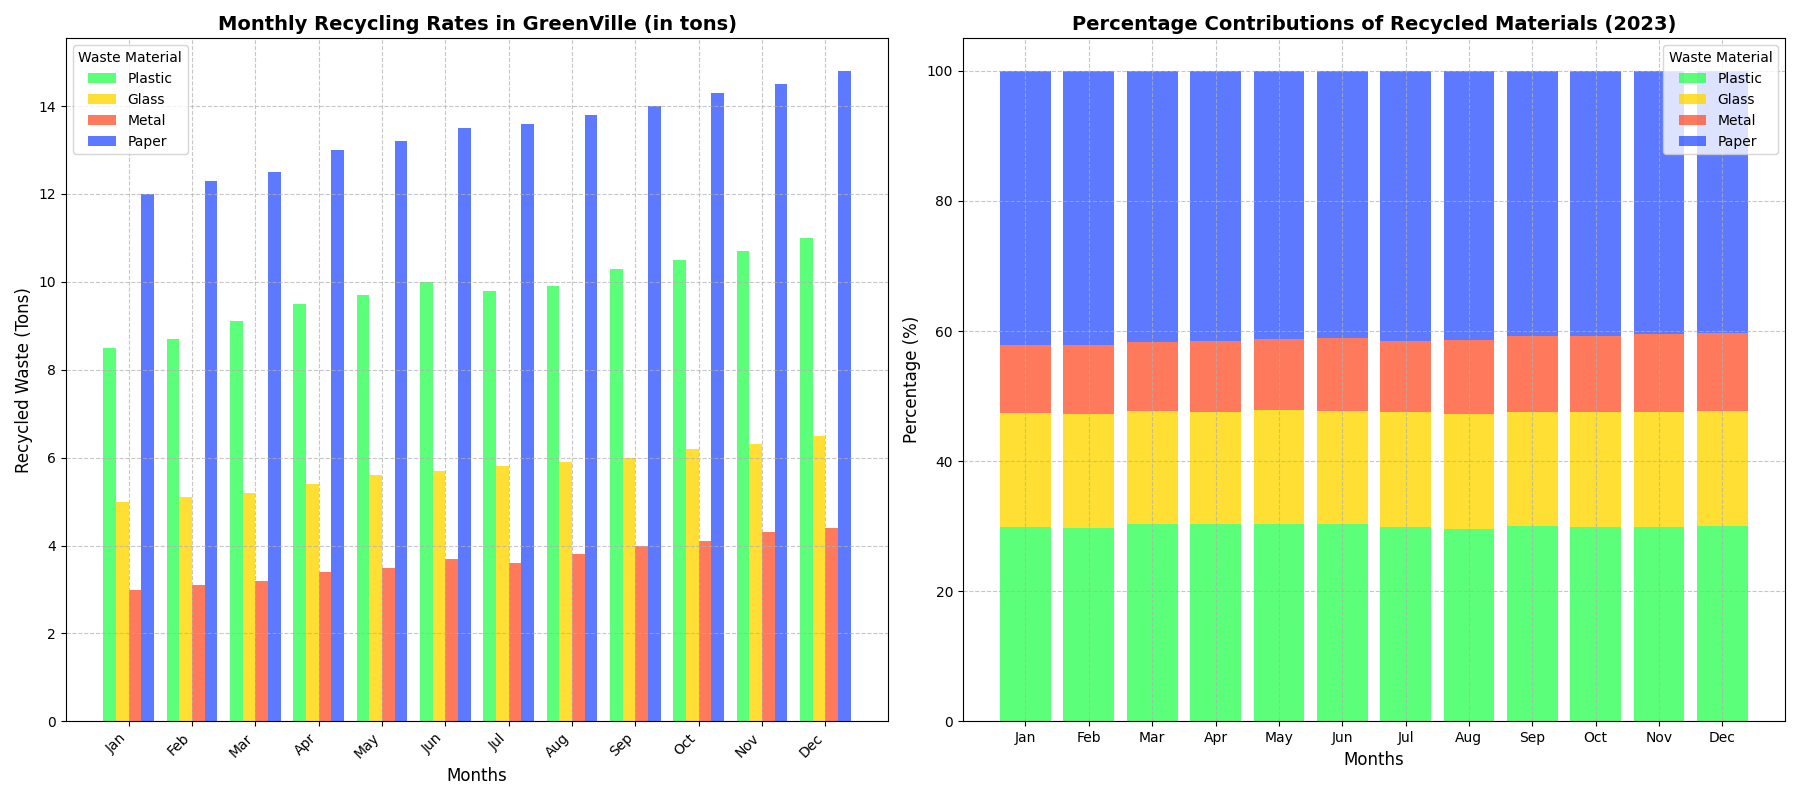

Source code (Python):
import matplotlib.pyplot as plt
import numpy as np

# Define months
months = ["Jan", "Feb", "Mar", "Apr", "May", "Jun", "Jul", "Aug", "Sep", "Oct", "Nov", "Dec"]

# Data for recycling rates (in tons)
plastic_recycling = [8.5, 8.7, 9.1, 9.5, 9.7, 10.0, 9.8, 9.9, 10.3, 10.5, 10.7, 11.0]
glass_recycling = [5.0, 5.1, 5.2, 5.4, 5.6, 5.7, 5.8, 5.9, 6.0, 6.2, 6.3, 6.5]
metal_recycling = [3.0, 3.1, 3.2, 3.4, 3.5, 3.7, 3.6, 3.8, 4.0, 4.1, 4.3, 4.4]
paper_recycling = [12.0, 12.3, 12.5, 13.0, 13.2, 13.5, 13.6, 13.8, 14.0, 14.3, 14.5, 14.8]

# Total waste recycling for checking progress
total_recycling = np.array(plastic_recycling) + np.array(glass_recycling) + np.array(metal_recycling) + np.array(paper_recycling)

# Calculate the percentage contribution of each material
plastic_percentage = (np.array(plastic_recycling) / total_recycling) * 100
glass_percentage = (np.array(glass_recycling) / total_recycling) * 100
metal_percentage = (np.array(metal_recycling) / total_recycling) * 100
paper_percentage = (np.array(paper_recycling) / total_recycling) * 100

# Plotting the data
fig, ax = plt.subplots(nrows=1, ncols=2, figsize=(18, 8))

# Bar chart for monthly recycling rates
bar_width = 0.2
x_indexes = np.arange(len(months))

ax[0].bar(x_indexes - bar_width, plastic_recycling, width=bar_width, color='#33FF57', label='Plastic', alpha=0.8)  # changed color
ax[0].bar(x_indexes, glass_recycling, width=bar_width, color='#FFD700', label='Glass', alpha=0.8)                  # changed color
ax[0].bar(x_indexes + bar_width, metal_recycling, width=bar_width, color='#FF5733', label='Metal', alpha=0.8)     # changed color
ax[0].bar(x_indexes + 2*bar_width, paper_recycling, width=bar_width, color='#3357FF', label='Paper', alpha=0.8)   # changed color

# Titles and labels
ax[0].set_title('Monthly Recycling Rates in GreenVille (in tons)', fontsize=14, fontweight='bold')
ax[0].set_xlabel('Months', fontsize=12)
ax[0].set_ylabel('Recycled Waste (Tons)', fontsize=12)
ax[0].set_xticks(x_indexes + bar_width / 2)
ax[0].set_xticklabels(months, rotation=45, ha='right')
ax[0].legend(title='Waste Material', fontsize=10)
ax[0].grid(True, linestyle='--', alpha=0.7)

# Stacked bar chart for percentage contributions
ax[1].bar(months, plastic_percentage, color='#33FF57', label='Plastic', alpha=0.8)  # changed color
ax[1].bar(months, glass_percentage, bottom=plastic_percentage, color='#FFD700', label='Glass', alpha=0.8)         # changed color
ax[1].bar(months, metal_percentage, bottom=plastic_percentage+glass_percentage, color='#FF5733', label='Metal', alpha=0.8)  # changed color
ax[1].bar(months, paper_percentage, bottom=plastic_percentage+glass_percentage+metal_percentage, color='#3357FF', label='Paper', alpha=0.8)  # changed color

# Titles and labels
ax[1].set_title('Percentage Contributions of Recycled Materials (2023)', fontsize=14, fontweight='bold')
ax[1].set_xlabel('Months', fontsize=12)
ax[1].set_ylabel('Percentage (%)', fontsize=12)
ax[1].legend(loc='upper right', title='Waste Material', fontsize=10)
ax[1].grid(True, linestyle='--', alpha=0.7)

# Automatically adjust layout to prevent overlap
plt.tight_layout()

# Display the plot
plt.show()
